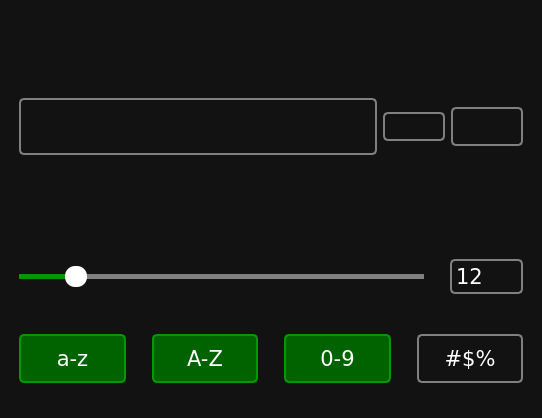
<?xml version="1.0" encoding="UTF-8"?>
<ui version="4.0">
 <class>MainWindow</class>
 <widget class="QMainWindow" name="MainWindow">
  <property name="geometry">
   <rect>
    <x>0</x>
    <y>0</y>
    <width>542</width>
    <height>418</height>
   </rect>
  </property>
  <property name="windowTitle">
   <string>Password Generator</string>
  </property>
  <property name="windowIcon">
   <iconset resource="resources.qrc">
    <normaloff>:/icons/icons/app-ico.ico</normaloff>:/icons/icons/app-ico.ico</iconset>
  </property>
  <property name="styleSheet">
   <string notr="true">QWidget {
    background-color: #121212;
    color: white;
    font-family: Verdana;
    font-size: 16pt;
    margin: 10px;
}

QPushButton {
    border: 2px solid gray;
    border-radius: 5px;
}

QPushButton#btn_lower,
#btn_upper,
#btn_digits,
#btn_special {
    padding: 10px;
}

QPushButton:hover {
    border-color: #090;
}

QPushButton:pressed {
    border: 4px solid #090;
    border-radius: 5px;
}

QPushButton:checked {
    background-color: #006300;
    border-color: #090;
}</string>
  </property>
  <widget class="QWidget" name="centralwidget">
   <layout class="QVBoxLayout" name="verticalLayout">
    <item>
     <widget class="QPushButton" name="icon_lock">
      <property name="enabled">
       <bool>false</bool>
      </property>
      <property name="styleSheet">
       <string notr="true">border: none;</string>
      </property>
      <property name="text">
       <string/>
      </property>
      <property name="icon">
       <iconset>
        <disabledon>:/icons/icons/lock.svg</disabledon>
       </iconset>
      </property>
      <property name="iconSize">
       <size>
        <width>100</width>
        <height>100</height>
       </size>
      </property>
     </widget>
    </item>
    <item>
     <layout class="QHBoxLayout" name="layout_password">
      <item>
       <widget class="QFrame" name="frame">
        <property name="sizePolicy">
         <sizepolicy hsizetype="Preferred" vsizetype="Maximum">
          <horstretch>0</horstretch>
          <verstretch>0</verstretch>
         </sizepolicy>
        </property>
        <property name="styleSheet">
         <string notr="true">QFrame {
    border: 2px solid gray;
    border-radius: 5px;
    margin-right: 0;
}

QFrame:hover {
    border-color: #090;
}</string>
        </property>
        <property name="frameShape">
         <enum>QFrame::StyledPanel</enum>
        </property>
        <property name="frameShadow">
         <enum>QFrame::Raised</enum>
        </property>
        <layout class="QHBoxLayout" name="horizontalLayout_2">
         <item>
          <widget class="QLineEdit" name="line_password">
           <property name="styleSheet">
            <string notr="true">QLineEdit {
    border: none;
    margin: 0;
    font-size: 20pt;
}</string>
           </property>
          </widget>
         </item>
         <item>
          <widget class="QPushButton" name="btn_visibility">
           <property name="cursor">
            <cursorShape>PointingHandCursor</cursorShape>
           </property>
           <property name="styleSheet">
            <string notr="true">QPushButton {
    border: none;
    margin: 0;
    background-color: transparent;
}</string>
           </property>
           <property name="text">
            <string/>
           </property>
           <property name="icon">
            <iconset resource="resources.qrc">
             <normaloff>:/icons/icons/invisible.svg</normaloff>
             <normalon>:/icons/icons/visible.svg</normalon>:/icons/icons/invisible.svg</iconset>
           </property>
           <property name="iconSize">
            <size>
             <width>30</width>
             <height>30</height>
            </size>
           </property>
           <property name="checkable">
            <bool>true</bool>
           </property>
           <property name="checked">
            <bool>true</bool>
           </property>
          </widget>
         </item>
        </layout>
       </widget>
      </item>
      <item>
       <widget class="QPushButton" name="btn_refresh">
        <property name="cursor">
         <cursorShape>PointingHandCursor</cursorShape>
        </property>
        <property name="styleSheet">
         <string notr="true">QPushButton {
    margin-right: 0;
    margin-left: 0;
}</string>
        </property>
        <property name="text">
         <string/>
        </property>
        <property name="icon">
         <iconset>
          <normalon>:/icons/icons/refresh.svg</normalon>
         </iconset>
        </property>
        <property name="iconSize">
         <size>
          <width>52</width>
          <height>52</height>
         </size>
        </property>
       </widget>
      </item>
      <item>
       <widget class="QPushButton" name="btn_copy">
        <property name="cursor">
         <cursorShape>PointingHandCursor</cursorShape>
        </property>
        <property name="styleSheet">
         <string notr="true">QPushButton {
    padding: 5px;
    margin-left: 0;
}</string>
        </property>
        <property name="text">
         <string/>
        </property>
        <property name="icon">
         <iconset>
          <normalon>:/icons/icons/copy.svg</normalon>
         </iconset>
        </property>
        <property name="iconSize">
         <size>
          <width>42</width>
          <height>42</height>
         </size>
        </property>
       </widget>
      </item>
     </layout>
    </item>
    <item>
     <layout class="QHBoxLayout" name="layout_info">
      <item>
       <widget class="QLabel" name="label_strength">
        <property name="sizePolicy">
         <sizepolicy hsizetype="Preferred" vsizetype="Maximum">
          <horstretch>0</horstretch>
          <verstretch>0</verstretch>
         </sizepolicy>
        </property>
        <property name="text">
         <string/>
        </property>
        <property name="alignment">
         <set>Qt::AlignCenter</set>
        </property>
       </widget>
      </item>
      <item>
       <widget class="QLabel" name="label_entropy">
        <property name="sizePolicy">
         <sizepolicy hsizetype="Preferred" vsizetype="Maximum">
          <horstretch>0</horstretch>
          <verstretch>0</verstretch>
         </sizepolicy>
        </property>
        <property name="text">
         <string/>
        </property>
        <property name="alignment">
         <set>Qt::AlignCenter</set>
        </property>
       </widget>
      </item>
     </layout>
    </item>
    <item>
     <layout class="QHBoxLayout" name="layout_length">
      <item>
       <widget class="QSlider" name="slider_length">
        <property name="cursor">
         <cursorShape>PointingHandCursor</cursorShape>
        </property>
        <property name="styleSheet">
         <string notr="true">QSlider::groove:horizontal {
    background-color: transparent;
    height: 5px;
}

QSlider::sub-page:horizontal {
    background-color: #090;
}

QSlider::add-page:horizontal {
    background-color: gray;
}

QSlider::handle:horizontal {
    background-color: white;
    width: 22px;
    border-radius: 10px;
    margin-top: -8px;
    margin-bottom: -8px;
}</string>
        </property>
        <property name="maximum">
         <number>100</number>
        </property>
        <property name="value">
         <number>12</number>
        </property>
        <property name="orientation">
         <enum>Qt::Horizontal</enum>
        </property>
       </widget>
      </item>
      <item>
       <widget class="QSpinBox" name="spinbox_length">
        <property name="styleSheet">
         <string notr="true">QSpinBox {
    border: 2px solid gray;
    border-radius: 5px;
    background: transparent;
    padding: 2px;
}

QSpinBox:hover {
    border-color: #009900;
}</string>
        </property>
        <property name="maximum">
         <number>100</number>
        </property>
        <property name="value">
         <number>12</number>
        </property>
       </widget>
      </item>
     </layout>
    </item>
    <item>
     <layout class="QHBoxLayout" name="layout_characters">
      <item>
       <widget class="QPushButton" name="btn_lower">
        <property name="cursor">
         <cursorShape>PointingHandCursor</cursorShape>
        </property>
        <property name="text">
         <string>a-z</string>
        </property>
        <property name="checkable">
         <bool>true</bool>
        </property>
        <property name="checked">
         <bool>true</bool>
        </property>
       </widget>
      </item>
      <item>
       <widget class="QPushButton" name="btn_upper">
        <property name="cursor">
         <cursorShape>PointingHandCursor</cursorShape>
        </property>
        <property name="text">
         <string>A-Z</string>
        </property>
        <property name="checkable">
         <bool>true</bool>
        </property>
        <property name="checked">
         <bool>true</bool>
        </property>
       </widget>
      </item>
      <item>
       <widget class="QPushButton" name="btn_digits">
        <property name="cursor">
         <cursorShape>PointingHandCursor</cursorShape>
        </property>
        <property name="text">
         <string>0-9</string>
        </property>
        <property name="checkable">
         <bool>true</bool>
        </property>
        <property name="checked">
         <bool>true</bool>
        </property>
       </widget>
      </item>
      <item>
       <widget class="QPushButton" name="btn_special">
        <property name="cursor">
         <cursorShape>PointingHandCursor</cursorShape>
        </property>
        <property name="text">
         <string>#$%</string>
        </property>
        <property name="checkable">
         <bool>true</bool>
        </property>
       </widget>
      </item>
     </layout>
    </item>
   </layout>
  </widget>
 </widget>
 <resources>
  <include location="resources.qrc"/>
 </resources>
 <connections/>
</ui>
